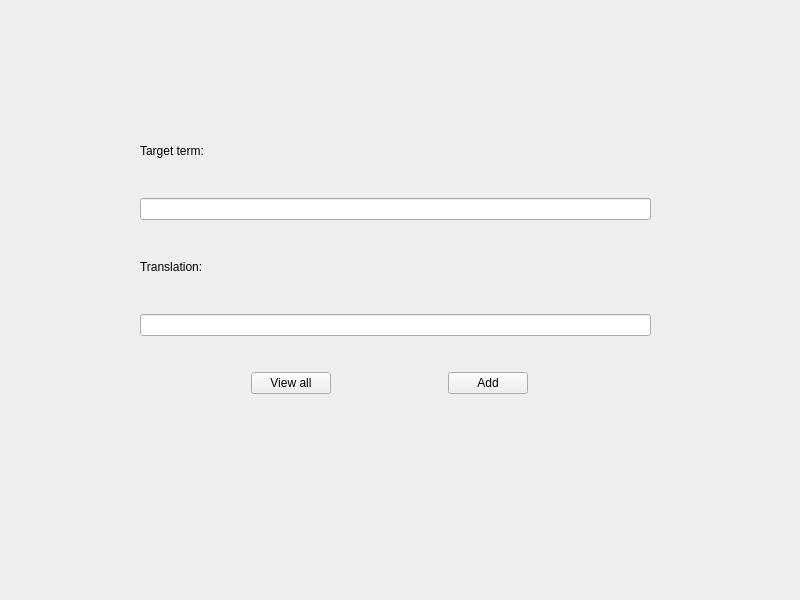
<?xml version="1.0" encoding="UTF-8"?>
<ui version="4.0">
 <class>LessonView</class>
 <widget class="QWidget" name="LessonView">
  <property name="geometry">
   <rect>
    <x>0</x>
    <y>0</y>
    <width>800</width>
    <height>600</height>
   </rect>
  </property>
  <property name="windowTitle">
   <string>Form</string>
  </property>
  <widget class="QWidget" name="">
   <property name="geometry">
    <rect>
     <x>140</x>
     <y>110</y>
     <width>511</width>
     <height>261</height>
    </rect>
   </property>
   <layout class="QVBoxLayout" name="verticalLayout">
    <item>
     <widget class="QLabel" name="targetLabel">
      <property name="sizePolicy">
       <sizepolicy hsizetype="Preferred" vsizetype="Maximum">
        <horstretch>0</horstretch>
        <verstretch>0</verstretch>
       </sizepolicy>
      </property>
      <property name="text">
       <string>Target term:</string>
      </property>
     </widget>
    </item>
    <item>
     <widget class="QLineEdit" name="targetEdit"/>
    </item>
    <item>
     <widget class="QLabel" name="translationLabel">
      <property name="sizePolicy">
       <sizepolicy hsizetype="Preferred" vsizetype="Maximum">
        <horstretch>0</horstretch>
        <verstretch>0</verstretch>
       </sizepolicy>
      </property>
      <property name="text">
       <string>Translation:</string>
      </property>
     </widget>
    </item>
    <item>
     <widget class="QLineEdit" name="translationEdit"/>
    </item>
   </layout>
  </widget>
  <widget class="QWidget" name="">
   <property name="geometry">
    <rect>
     <x>140</x>
     <y>370</y>
     <width>501</width>
     <height>26</height>
    </rect>
   </property>
   <layout class="QHBoxLayout" name="horizontalLayout">
    <item>
     <widget class="QPushButton" name="viewAllButton">
      <property name="sizePolicy">
       <sizepolicy hsizetype="Maximum" vsizetype="Fixed">
        <horstretch>0</horstretch>
        <verstretch>0</verstretch>
       </sizepolicy>
      </property>
      <property name="text">
       <string>View all</string>
      </property>
     </widget>
    </item>
    <item>
     <widget class="QPushButton" name="addButton">
      <property name="sizePolicy">
       <sizepolicy hsizetype="Maximum" vsizetype="Fixed">
        <horstretch>0</horstretch>
        <verstretch>0</verstretch>
       </sizepolicy>
      </property>
      <property name="text">
       <string>Add</string>
      </property>
     </widget>
    </item>
   </layout>
  </widget>
 </widget>
 <resources/>
 <connections/>
</ui>
